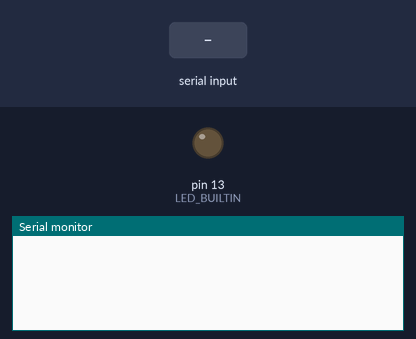
Recording of a sketch running on a simulated Arduino Uno, built with avr-gcc and run on an emulated ATmega328P. Shown: output pins drawn as LEDs (lit = HIGH), the last lines printed to the serial monitor. The test bench sets the inputs (shaded band).

Above: at 1.2 s.
1.3 s: "90,45\n" received over Serial
At 2.4 s:
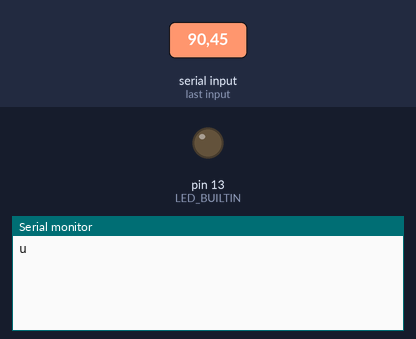
2.8 s: "30,150\n" received over Serial
At 3.7 s:
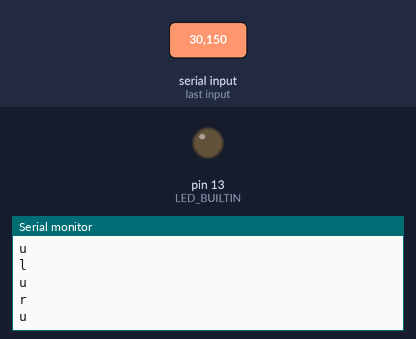
4.3 s: "2\n" received over Serial
At 4.6 s:
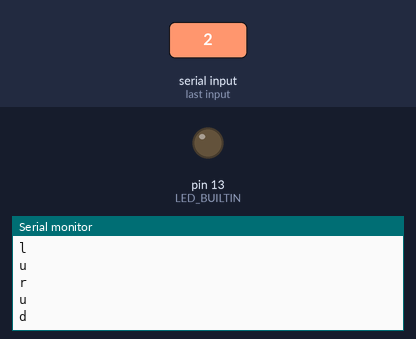

Measured:
- after the input at 1.3 s, the serial monitor: prints a new line at once (image 1)
- after the input at 2.8 s, the serial monitor: prints a new line at once (image 2)
- after the input at 4.3 s, the serial monitor: prints a new line at once (image 3)

The sketch:

arduino_python_test.ino
```cpp
int analogPin = A0;
int val = 0;

void setup() {
  Serial.begin(19200);
  Serial.flush();
  pinMode(LED_BUILTIN, OUTPUT);
}

void loop() {
  if (Serial.available() > 0) {
    int val = char(Serial.read()) - '0';
    if (val == 1) {
      Serial.println('r');
    }
    if (val == 0) {
      Serial.println('u');
    }
    if (val == 2) {
      Serial.println('d');
    }
    if (val == 3) {
      Serial.println('l');
    }
  }
}
```
